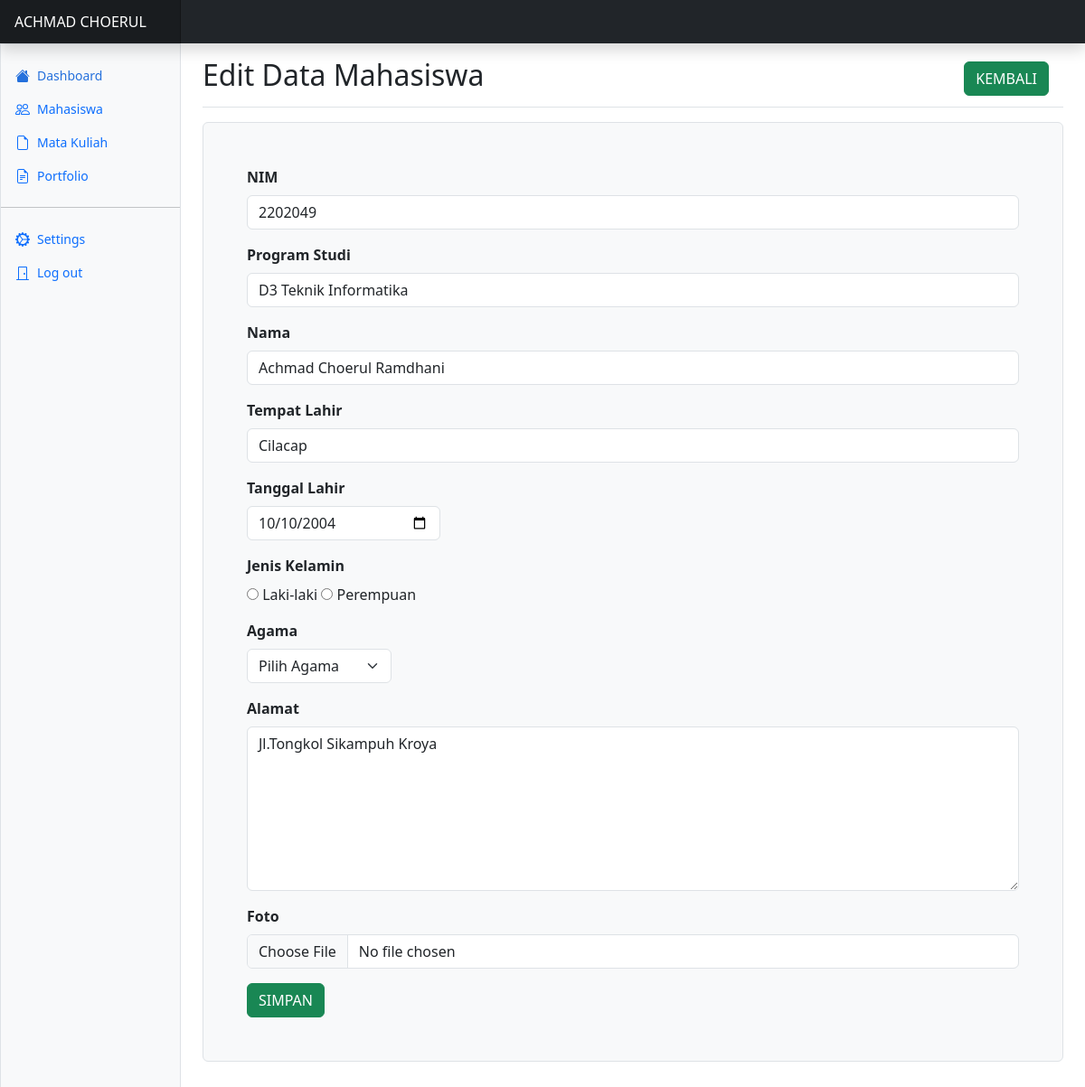
The page /mahasiswa/edit.php?id=1 (signed in) on the database its author committed.
### tables this page shows
CREATE TABLE `mahasiswa` (
  `id` int NOT NULL,
  `nim` char(9) DEFAULT NULL,
  `program_studi` varchar(50) DEFAULT NULL,
  `nama` varchar(50) DEFAULT NULL,
  `tempat_lahir` varchar(30) DEFAULT NULL,
  `tanggal_lahir` date DEFAULT NULL,
  `jenis_kelamin` varchar(9) DEFAULT NULL,
  `agama` varchar(20) DEFAULT NULL,
  `alamat` varchar(100) DEFAULT NULL,
  `foto` blob
);

### mahasiswa/edit.php (the view, shortened to what this page needs)
<!DOCTYPE html>
<html>
<head>
	<?php
		include '../include/header.php';
		include '../include/sidebar.php';
	?>
</head>
<body>
	<main class="col-md-9 ms-sm-auto col-lg-10 px-md-4">
		<div class="d-flex justify-content-between flex-wrap flex-md-nowrap align-items-center pt-3 pb-2 mb-3 border-bottom">
			<h1 class="h2">Edit Data Mahasiswa</h1>
			<div class="btn-toolbar mb-2 mb-md-0">
			<div class="btn-group me-3">
				<button type="button" class="btn btn-success">
				<a href="mahasiswa.php">KEMBALI</a>
				</button>
			</div>
			</div>
		</div>
	<?php
	include 'koneksi.php';
	$id = $_GET['id'];
	$data = mysqli_query($koneksi,"select * from mahasiswa where id='$id'");
	while($d = mysqli_fetch_array($data)){
	?>
		<form method="post" action="update.php">
			<div class="container border p-5 bg-light rounded">
				<div class="mb-3">
					<label for="exampleFormControlInput1" class="form-label"><b>NIM</b></label>
					<input type="text" name="nim" value="<?php echo $d['nim']; ?>" class="form-control" id="exampleFormControlInput1" placeholder="Masukkan nim..." required/>
				</div>
				<div class="mb-3">
					<label for="exampleFormControlInput1" class="form-label"><b>Program Studi</b></label>
					<input type="text" name="program_studi" value="<?php echo $d['program_studi']; ?>" class="form-control" id="exampleFormControlInput1" placeholder="Masukkan program studi..." required/>
				</div>
				<div class="mb-3">
					<label for="exampleFormControlInput1" class="form-label"><b>Nama</b></label>
					<input type="text" name="nama" value="<?php echo $d['nama']; ?>" class="form-control" id="exampleFormControlInput1" placeholder="Masukkan nama..." required/>
				</div>
				<div class="mb-3">
					<label for="exampleFormControlInput1" class="form-label"><b>Tempat Lahir</b></label>
					<input type="text" name="tempat_lahir" value="<?php echo $d['tempat_lahir']; ?>" class="form-control" id="exampleFormControlInput1" placeholder="Masukkan tempat lahir..." required/>
				</div>
				<div class="mb-3 w-25">
					<label for="exampleFormControlInput1" class="form-label"><b>Tanggal Lahir</b></label>
					<input type="date" name="tanggal_lahir" value="<?php echo $d['tanggal_lahir']; ?>" class="form-control" id="exampleFormControlInput1" required/>
				</div>
				<div class="mb-3">
					<label for="exampleFormControlInput1" class="form-label"><b>Jenis Kelamin</b></label><br/>
					<input type="radio" id="laki_laki" name="jenis_kelamin" value="Laki-Laki" required <?php echo $d['jenis_kelamin']; ?>/>
					<label for="laki_laki">Laki-laki</label>
					<input type="radio" id="perempuan" name="jenis_kelamin" value="Perempuan" required <?php echo $d['jenis_kelamin']; ?>/>
					<label for="perempuan">Perempuan</label>
				</div>
				<div class="mb-3 w-25">
					<label for="exampleInputEmail1" class="form-label"><b>Agama</b></label>
					<select class="form-select w-75" aria-label="Default select example" name="agama" required>
						<option value="<?php echo $d['agama']; ?>" selected disabled>Pilih Agama</option>
					</select>
				</div>
				<div class="mb-3">
					<label for="exampleFormControlTextarea1" class="form-label"><b>Alamat</b></label>
					<textarea class="form-control" id="exampleFormControlTextarea1" rows="7" placeholder="Tuliskan alamat lengkap anda..." name="alamat" required><?php echo $d['alamat']; ?></textarea>
				</div>
				<div class="mb-3">
					<label for="exampleFormControlInput1" class="form-label"><b>Foto</b></label>
					<input type="file" class="form-control" id="exampleFormControlInput1" name="foto" value="<?php echo $d['foto']; ?>"/>
				</div>
				<div class="button-choice p-0">
					<input class="btn btn-success" type="submit" name="submit" value="SIMPAN">
				</div>
			</div>
		</form>
		<?php
		}
		?>
	</main>
	<?php
		include '../include/footer.php';
	?>
</body>
</html>

### include/header.php (style rules this page uses)
.btn-success a { color: white; text-decoration: none; }

### rows shown on the page
mahasiswa: nim "2202049", program_studi "D3 Teknik Informatika", nama "Achmad Choerul Ramdhani", tempat_lahir "Cilacap", tanggal_lahir "10/10/2004", alamat "Jl.Tongkol Sikampuh Kroya"
